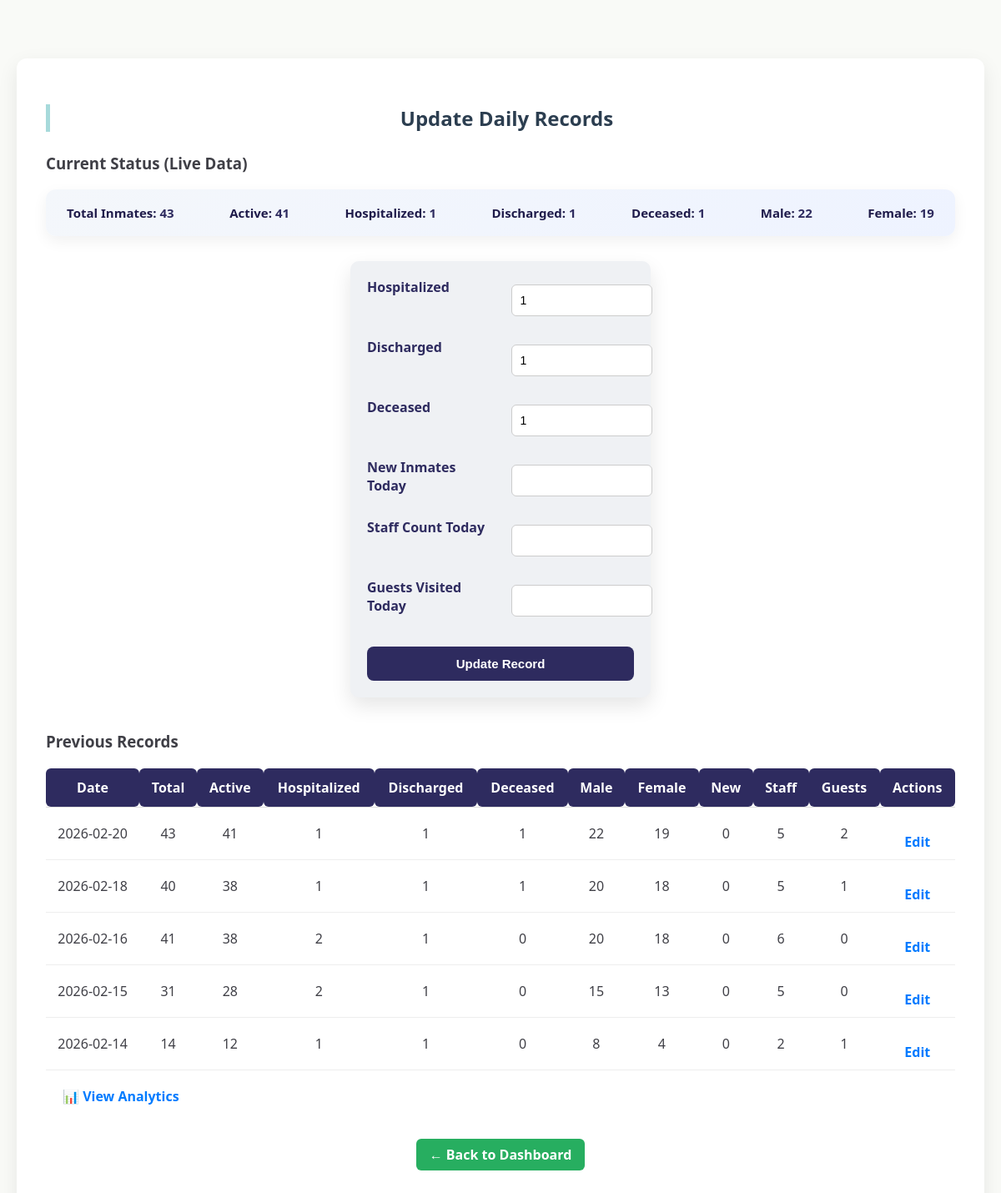
Page /admin/update (signed in) on the earlier database version.
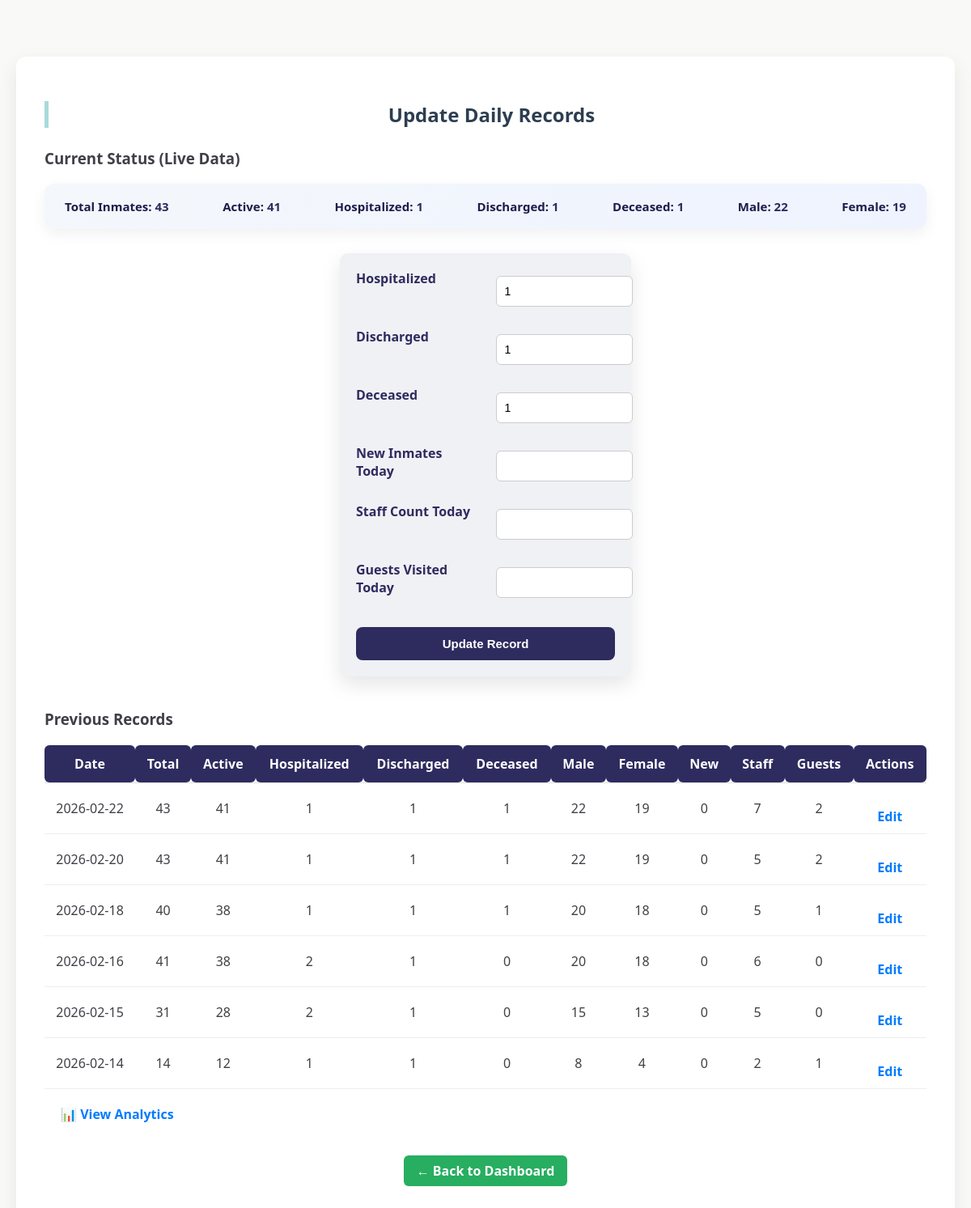
Same page on the later database version.
### tables this page shows
CREATE TABLE daily_records (
        id INTEGER PRIMARY KEY AUTOINCREMENT,
        date TEXT UNIQUE,  -- Added UNIQUE here to support REPLACE logic
        total_inmates INTEGER,
        active_inmates INTEGER,  -- Ensure this is added
        hospitalized INTEGER,
        discharged INTEGER,
        male_inmates INTEGER,
        female_inmates INTEGER,
        new_inmates INTEGER,
        staff_count INTEGER,
        guests_arrived INTEGER
    , deceased INTEGER DEFAULT 0);

### app.py (the view, shortened to what this page needs)
@app.route('/admin/update', methods=['GET', 'POST'])
def admin_update():
    if 'admin' not in session:
        return redirect('/login')
    db = get_db()
    db.row_factory = sqlite3.Row
    cur = db.cursor()
    cur.execute("SELECT COUNT(*) FROM inmates WHERE status != 'Deceased'")
    total = cur.fetchone()[0]
    cur.execute("SELECT COUNT(*) FROM inmates WHERE status='Hospitalized'")
    hospitalized = cur.fetchone()[0]
    cur.execute("SELECT COUNT(*) FROM inmates WHERE status='Discharged'")
    discharged = cur.fetchone()[0]
    cur.execute("SELECT COUNT(*) FROM inmates WHERE status='Deceased'")
    deceased = cur.fetchone()[0]
    active = total - hospitalized - discharged
    cur.execute("SELECT COUNT(*) FROM inmates WHERE gender='Male' AND status='Active'")
    male = cur.fetchone()[0]
    cur.execute("SELECT COUNT(*) FROM inmates WHERE gender='Female' AND status='Active'")
    female = cur.fetchone()[0]
    cur.execute("SELECT * FROM daily_records ORDER BY date DESC LIMIT 7")
    records = [dict(row) for row in cur.fetchall()]
    db.close()
    return render_template(
        'admin_update.html',
        records=records,
        total=total,
        active=active,
        male=male,
        female=female,
        hospitalized=hospitalized,
        discharged=discharged,
        deceased=deceased
    )

### app.py (called while the page is built)
def get_db():
    conn = sqlite3.connect(DB)
    conn.row_factory = sqlite3.Row
    return conn

### templates/admin_update.html (shortened to what this page needs)
<!DOCTYPE html>
<html lang="en">
<head>
    <link rel="stylesheet" href="{{ url_for('static', filename='style.css') }}">
</head>
<body>
<div class="update-container">
    <h2>Update Daily Records</h2>
    <h3>Current Status (Live Data)</h3>
    <div class="summary-box">
        <p><strong>Total Inmates:</strong> {{ total }}</p>
        <p><strong>Active:</strong> {{ active }}</p>
        <p><strong>Hospitalized:</strong> {{ hospitalized }}</p>
        <p><strong>Discharged:</strong> {{ discharged }}</p>
        <p><strong>Deceased:</strong> {{ deceased }}</p>
        <p><strong>Male:</strong> {{ male }}</p>
        <p><strong>Female:</strong> {{ female }}</p>
    </div>
    <form method="POST" action="/admin/update">
        <label>Hospitalized</label>
        <input type="number" name="hospitalized" value="{{ hospitalized }}" required>
        <label>Discharged</label>
        <input type="number" name="discharged" value="{{ discharged }}" required>
        <label>Deceased</label>
        <input type="number" name="deceased" value="{{ deceased }}" required>
        <label>New Inmates Today</label>
        <input type="number" name="new_inmates" required>
        <label>Staff Count Today</label>
        <input type="number" name="staff_count" required>
        <label>Guests Visited Today</label>
        <input type="number" name="guests_visited" required>
        <button type="submit" class="btn-primary">Update Record</button>
    </form>
    <h3 style="margin-top:40px;">Previous Records</h3>
    <table class="records-table">
        <thead>
            <tr>
                <th>Date</th>
                <th>Total</th>
                <th>Active</th>
                <th>Hospitalized</th>
                <th>Discharged</th>
                <th>Deceased</th>
                <th>Male</th>
                <th>Female</th>
                <th>New</th>
                <th>Staff</th>
                <th>Guests</th>
                <th>Actions</th>
            </tr>
        </thead>
        <tbody>
        {% for r in records %}
            <tr>
                <td>{{ r.date }}</td>
                <td>{{ r.total_inmates }}</td>
                <td>{{ r.active_inmates }}</td>
                <td>{{ r.hospitalized }}</td>
                <td>{{ r.discharged }}</td>
                <td>{{ r.deceased }}</td>
                <td>{{ r.male_inmates }}</td>
                <td>{{ r.female_inmates }}</td>
                <td>{{ r.new_inmates }}</td>
                <td>{{ r.staff_count }}</td>
                <td>{{ r.guests_arrived }}</td>
                <td>
                    <a href="/admin/edit/{{ r.id }}" class="btn-edit">Edit</a>
                </td>
            </tr>
        {% endfor %}
        </tbody>
    </table>
    <div style="margin-left:20px;">
        <a href="/admin/analytics" class="btn-analysis">
            📊 View Analytics
        </a>
    </div>
    <div class="admin-actions">
        <a href="/admin" class="back-btn">← Back to Dashboard</a>
    </div>
</div>
</body>
</html>

Differences in the rows shown:
added daily_records: date "2026-02-22", total_inmates "43", active_inmates "41", hospitalized "1", discharged "1", deceased "1", male_inmates "22", female_inmates "19", new_inmates "0", staff_count "7", guests_arrived "2"
